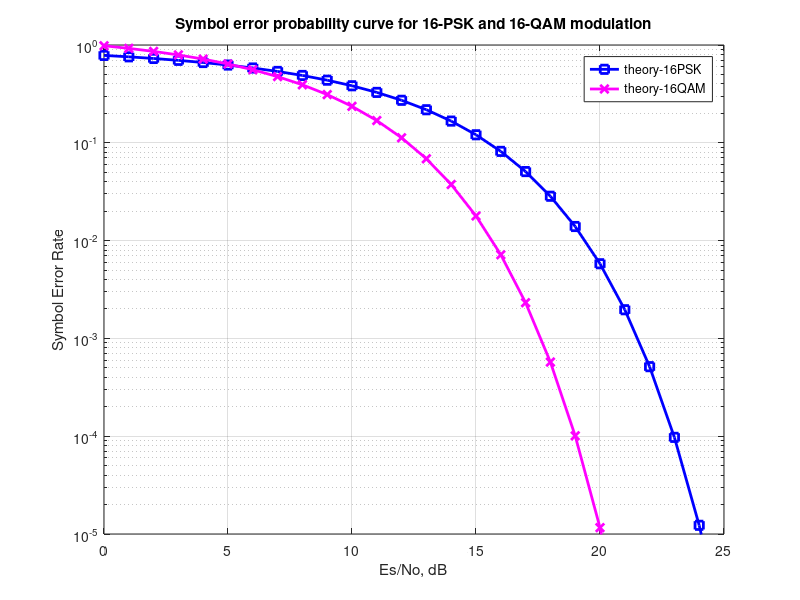

Write the MATLAB code that produced this figure.
clear
M = 16;
Es_N0_dB = [0:25]; % multiple Es/N0 values
theorySer_16PSK = erfc(sqrt(10.^(Es_N0_dB/10))*sin(pi/M));
theorySer_16QAM = 3/2*erfc(sqrt(0.1*(10.^(Es_N0_dB/10))));
close all
figure
semilogy(Es_N0_dB,theorySer_16PSK,'bs-','LineWidth',2);
hold on
semilogy(Es_N0_dB,theorySer_16QAM,'mx-','LineWidth',2);
axis([0 25 10^-5 1])
grid on
legend('theory-16PSK', 'theory-16QAM');
xlabel('Es/No, dB')
ylabel('Symbol Error Rate')
title('Symbol error probability curve for 16-PSK and 16-QAM modulation')

% As can be observed, at a symbol error rate of 10^(-4) , 
% 16QAM requires only arond 19dB whereas 16PSK requires
% around 23dB of Es/No.
